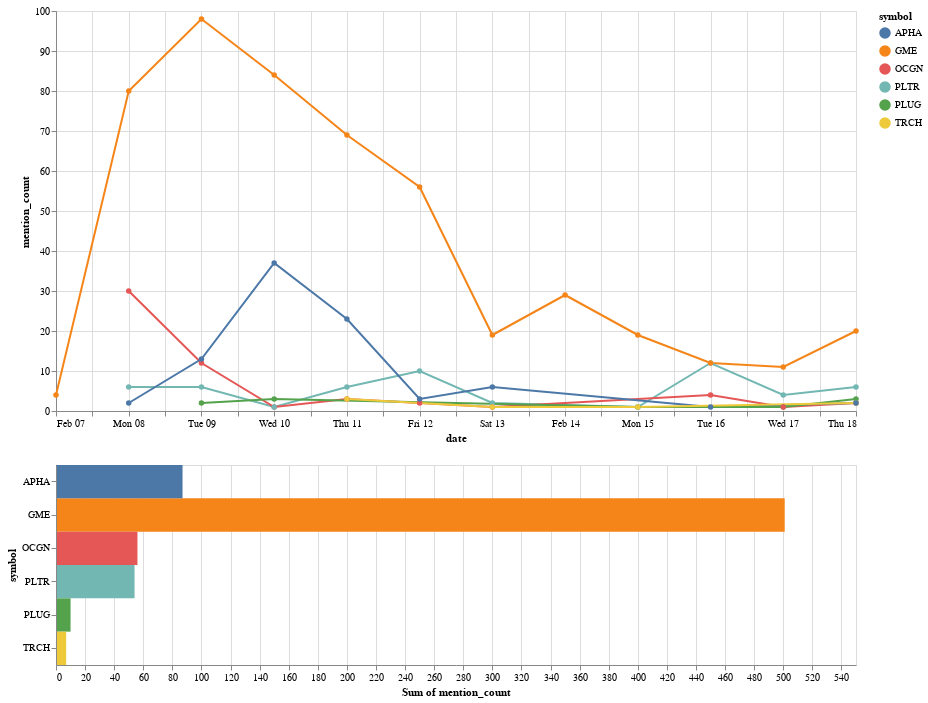

The notebook cell this image was saved under:
### Code cell
plot_mentions_over_time(aggregation_df[aggregation_df.symbol.isin(list(trending_df.symbol))])

### Figure 1 — Vega-Lite specification as saved in the notebook (floating-point values rounded to 4 significant figures)
{"config": {"view": {"continuousWidth": 400, "continuousHeight": 300}}, "vconcat": [{"mark": {"type": "line", "point": true}, "encoding": {"color": {"type": "nominal", "field": "symbol"}, "x": {"type": "temporal", "field": "date"}, "y": {"type": "quantitative", "field": "mention_count"}}, "height": 400, "selection": {"selector003": {"type": "interval"}}, "width": 800}, {"mark": "rect", "encoding": {"color": {"type": "nominal", "field": "symbol"}, "x": {"type": "quantitative", "aggregate": "sum", "field": "mention_count", "sort": "ascending"}, "y": {"type": "nominal", "field": "symbol"}}, "height": 200, "transform": [{"filter": {"selection": "selector003"}}], "width": 800}], "data": {"name": "data-5c897ac086944d0592b5192435aa06b3"}, "$schema": "https://vega.github.io/schema/vega-lite/v4.8.1.json", "datasets": {"data-5c897ac086944d0592b5192435aa06b3": [{"date": "2021-02-07T00:00:00", "symbol": "GME", "mention_count": 4, "daily_pct_change": null, "three_day_pct_change": null, "weekly_pct_change": null}, {"date": "2021-02-08T00:00:00", "symbol": "PLTR", "mention_count": 6, "daily_pct_change": null, "three_day_pct_change": null, "weekly_pct_change": null}, {"date": "2021-02-08T00:00:00", "symbol": "OCGN", "mention_count": 30, "daily_pct_change": null, "three_day_pct_change": null, "weekly_pct_change": null}, {"date": "2021-02-08T00:00:00", "symbol": "APHA", "mention_count": 2, "daily_pct_change": null, "three_day_pct_change": null, "weekly_pct_change": null}, {"date": "2021-02-08T00:00:00", "symbol": "GME", "mention_count": 80, "daily_pct_change": 1900.0, "three_day_pct_change": null, "weekly_pct_change": null}, {"date": "2021-02-09T00:00:00", "symbol": "PLTR", "mention_count": 6, "daily_pct_change": 0.0, "three_day_pct_change": null, "weekly_pct_change": null}, {"date": "2021-02-09T00:00:00", "symbol": "PLUG", "mention_count": 2, "daily_pct_change": null, "three_day_pct_change": null, "weekly_pct_change": null}, {"date": "2021-02-09T00:00:00", "symbol": "OCGN", "mention_count": 12, "daily_pct_change": -60.0, "three_day_pct_change": null, "weekly_pct_change": null}, {"date": "2021-02-09T00:00:00", "symbol": "APHA", "mention_count": 13, "daily_pct_change": 550.0, "three_day_pct_change": null, "weekly_pct_change": null}, {"date": "2021-02-09T00:00:00", "symbol": "GME", "mention_count": 98, "daily_pct_change": 22.5, "three_day_pct_change": null, "weekly_pct_change": null}, {"date": "2021-02-10T00:00:00", "symbol": "OCGN", "mention_count": 1, "daily_pct_change": -91.67, "three_day_pct_change": null, "weekly_pct_change": null}, {"date": "2021-02-10T00:00:00", "symbol": "PLTR", "mention_count": 1, "daily_pct_change": -83.33, "three_day_pct_change": null, "weekly_pct_change": null}, {"date": "2021-02-10T00:00:00", "symbol": "PLUG", "mention_count": 3, "daily_pct_change": 50.0, "three_day_pct_change": null, "weekly_pct_change": null}, {"date": "2021-02-10T00:00:00", "symbol": "APHA", "mention_count": 37, "daily_pct_change": 184.6, "three_day_pct_change": null, "weekly_pct_change": null}, {"date": "2021-02-10T00:00:00", "symbol": "GME", "mention_count": 84, "daily_pct_change": -14.29, "three_day_pct_change": 2000.0, "weekly_pct_change": null}, {"date": "2021-02-11T00:00:00", "symbol": "PLTR", "mention_count": 6, "daily_pct_change": 500.0, "three_day_pct_change": 0.0, "weekly_pct_change": null}, {"date": "2021-02-11T00:00:00", "symbol": "OCGN", "mention_count": 3, "daily_pct_change": 200.0, "three_day_pct_change": -90.0, "weekly_pct_change": null}, {"date": "2021-02-11T00:00:00", "symbol": "TRCH", "mention_count": 3, "daily_pct_change": null, "three_day_pct_change": null, "weekly_pct_change": null}, {"date": "2021-02-11T00:00:00", "symbol": "APHA", "mention_count": 23, "daily_pct_change": -37.84, "three_day_pct_change": 1050.0, "weekly_pct_change": null}, {"date": "2021-02-11T00:00:00", "symbol": "GME", "mention_count": 69, "daily_pct_change": -17.86, "three_day_pct_change": -13.75, "weekly_pct_change": null}, {"date": "2021-02-12T00:00:00", "symbol": "OCGN", "mention_count": 2, "daily_pct_change": -33.33, "three_day_pct_change": -83.33, "weekly_pct_change": null}, {"date": "2021-02-12T00:00:00", "symbol": "PLTR", "mention_count": 10, "daily_pct_change": 66.67, "three_day_pct_change": 66.67, "weekly_pct_change": null}, {"date": "2021-02-12T00:00:00", "symbol": "APHA", "mention_count": 3, "daily_pct_change": -86.96, "three_day_pct_change": -76.92, "weekly_pct_change": null}, {"date": "2021-02-12T00:00:00", "symbol": "GME", "mention_count": 56, "daily_pct_change": -18.84, "three_day_pct_change": -42.86, "weekly_pct_change": null}, {"date": "2021-02-13T00:00:00", "symbol": "PLTR", "mention_count": 2, "daily_pct_change": -80.0, "three_day_pct_change": 100.0, "weekly_pct_change": null}, {"date": "2021-02-13T00:00:00", "symbol": "OCGN", "mention_count": 1, "daily_pct_change": -50.0, "three_day_pct_change": 0.0, "weekly_pct_change": null}, {"date": "2021-02-13T00:00:00", "symbol": "TRCH", "mention_count": 1, "daily_pct_change": -66.67, "three_day_pct_change": null, "weekly_pct_change": null}, {"date": "2021-02-13T00:00:00", "symbol": "APHA", "mention_count": 6, "daily_pct_change": 100.0, "three_day_pct_change": -83.78, "weekly_pct_change": null}, {"date": "2021-02-13T00:00:00", "symbol": "GME", "mention_count": 19, "daily_pct_change": -66.07, "three_day_pct_change": -77.38, "weekly_pct_change": null}, {"date": "2021-02-14T00:00:00", "symbol": "GME", "mention_count": 29, "daily_pct_change": 52.63, "three_day_pct_change": -57.97, "weekly_pct_change": 625.0}, {"date": "2021-02-15T00:00:00", "symbol": "PLUG", "mention_count": 1, "daily_pct_change": -66.67, "three_day_pct_change": null, "weekly_pct_change": null}, {"date": "2021-02-15T00:00:00", "symbol": "PLTR", "mention_count": 1, "daily_pct_change": -50.0, "three_day_pct_change": -83.33, "weekly_pct_change": null}, {"date": "2021-02-15T00:00:00", "symbol": "TRCH", "mention_count": 1, "daily_pct_change": 0.0, "three_day_pct_change": null, "weekly_pct_change": null}, {"date": "2021-02-15T00:00:00", "symbol": "GME", "mention_count": 19, "daily_pct_change": -34.48, "three_day_pct_change": -66.07, "weekly_pct_change": -76.25}, {"date": "2021-02-16T00:00:00", "symbol": "PLTR", "mention_count": 12, "daily_pct_change": 1100.0, "three_day_pct_change": 20.0, "weekly_pct_change": 100.0}, {"date": "2021-02-16T00:00:00", "symbol": "OCGN", "mention_count": 4, "daily_pct_change": 300.0, "three_day_pct_change": 33.33, "weekly_pct_change": null}, {"date": "2021-02-16T00:00:00", "symbol": "APHA", "mention_count": 1, "daily_pct_change": -83.33, "three_day_pct_change": -95.65, "weekly_pct_change": null}, {"date": "2021-02-16T00:00:00", "symbol": "GME", "mention_count": 12, "daily_pct_change": -36.84, "three_day_pct_change": -36.84, "weekly_pct_change": -87.76}, {"date": "2021-02-17T00:00:00", "symbol": "PLUG", "mention_count": 1, "daily_pct_change": 0.0, "three_day_pct_change": -50.0, "weekly_pct_change": null}, {"date": "2021-02-17T00:00:00", "symbol": "PLTR", "mention_count": 4, "daily_pct_change": -66.67, "three_day_pct_change": 100.0, "weekly_pct_change": -33.33}, {"date": "2021-02-17T00:00:00", "symbol": "OCGN", "mention_count": 1, "daily_pct_change": -75.0, "three_day_pct_change": -50.0, "weekly_pct_change": -96.67}, {"date": "2021-02-17T00:00:00", "symbol": "GME", "mention_count": 11, "daily_pct_change": -8.333, "three_day_pct_change": -62.07, "weekly_pct_change": -86.9}, {"date": "2021-02-18T00:00:00", "symbol": "OCGN", "mention_count": 2, "daily_pct_change": 100.0, "three_day_pct_change": 100.0, "weekly_pct_change": -83.33}, {"date": "2021-02-18T00:00:00", "symbol": "PLTR", "mention_count": 6, "daily_pct_change": 50.0, "three_day_pct_change": 500.0, "weekly_pct_change": 500.0}, {"date": "2021-02-18T00:00:00", "symbol": "PLUG", "mention_count": 3, "daily_pct_change": 200.0, "three_day_pct_change": 0.0, "weekly_pct_change": null}, {"date": "2021-02-18T00:00:00", "symbol": "TRCH", "mention_count": 2, "daily_pct_change": 100.0, "three_day_pct_change": -33.33, "weekly_pct_change": null}, {"date": "2021-02-18T00:00:00", "symbol": "APHA", "mention_count": 2, "daily_pct_change": 100.0, "three_day_pct_change": -33.33, "weekly_pct_change": 0.0}, {"date": "2021-02-18T00:00:00", "symbol": "GME", "mention_count": 20, "daily_pct_change": 81.82, "three_day_pct_change": 5.263, "weekly_pct_change": -71.01}]}}
